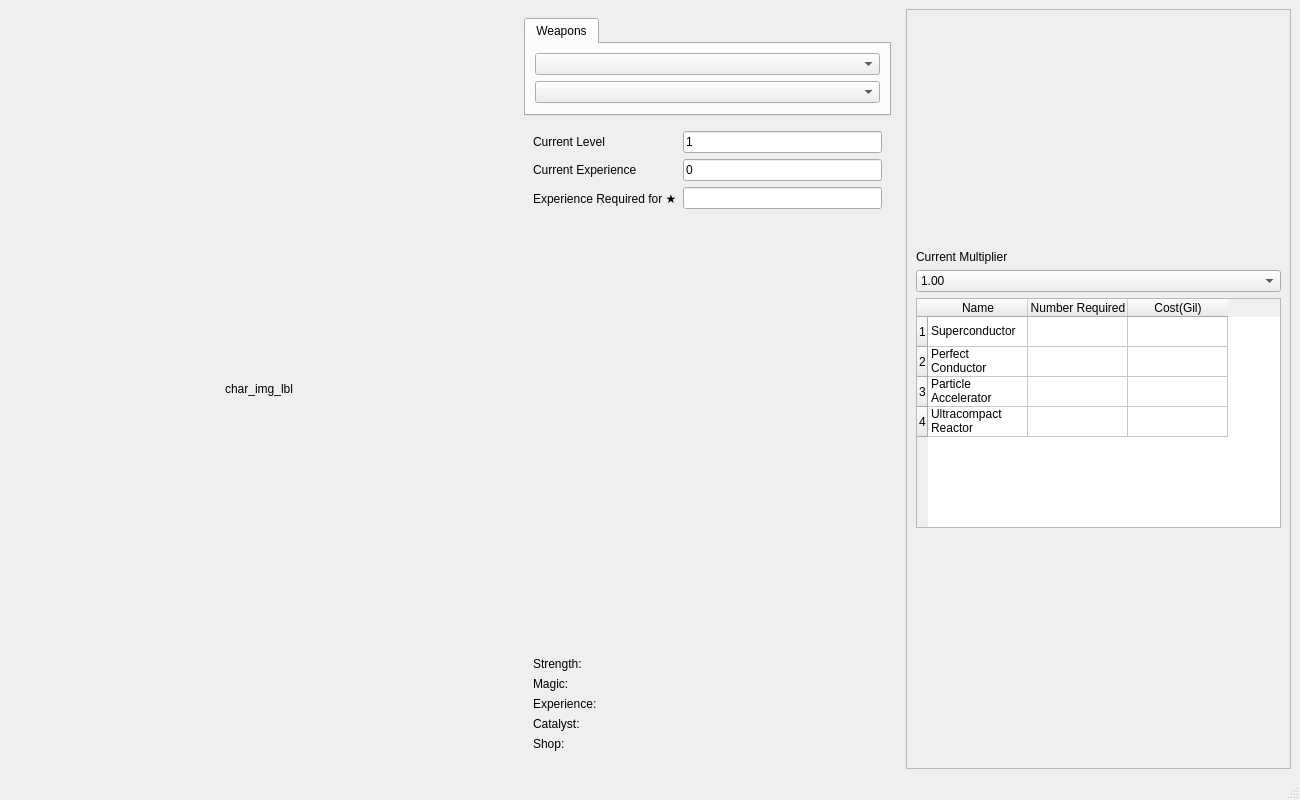
<?xml version="1.0" encoding="UTF-8"?>
<ui version="4.0">
 <class>MainWindow</class>
 <widget class="QMainWindow" name="MainWindow">
  <property name="geometry">
   <rect>
    <x>0</x>
    <y>0</y>
    <width>1300</width>
    <height>800</height>
   </rect>
  </property>
  <property name="windowTitle">
   <string>FF13 Weapon Calculator</string>
  </property>
  <widget class="QWidget" name="centralwidget">
   <layout class="QHBoxLayout" name="horizontalLayout">
    <item>
     <widget class="QLabel" name="character_image_label">
      <property name="sizePolicy">
       <sizepolicy hsizetype="Minimum" vsizetype="Preferred">
        <horstretch>0</horstretch>
        <verstretch>0</verstretch>
       </sizepolicy>
      </property>
      <property name="minimumSize">
       <size>
        <width>500</width>
        <height>600</height>
       </size>
      </property>
      <property name="text">
       <string>char_img_lbl</string>
      </property>
      <property name="alignment">
       <set>Qt::AlignCenter</set>
      </property>
     </widget>
    </item>
    <item>
     <widget class="QWidget" name="widget" native="true">
      <layout class="QVBoxLayout" name="verticalLayout">
       <item>
        <widget class="QTabWidget" name="tabWidget">
         <property name="sizePolicy">
          <sizepolicy hsizetype="Expanding" vsizetype="Fixed">
           <horstretch>0</horstretch>
           <verstretch>150</verstretch>
          </sizepolicy>
         </property>
         <property name="currentIndex">
          <number>0</number>
         </property>
         <widget class="QWidget" name="tab_weapons">
          <attribute name="title">
           <string>Weapons</string>
          </attribute>
          <layout class="QVBoxLayout" name="verticalLayout_2">
           <item>
            <widget class="QComboBox" name="character_combo_box"/>
           </item>
           <item>
            <widget class="QComboBox" name="weapon_combo_box"/>
           </item>
          </layout>
         </widget>
        </widget>
       </item>
       <item>
        <widget class="QWidget" name="widget_2" native="true">
         <layout class="QFormLayout" name="formLayout">
          <item row="0" column="0">
           <widget class="QLabel" name="label_2">
            <property name="text">
             <string>Current Level</string>
            </property>
           </widget>
          </item>
          <item row="0" column="1">
           <widget class="QLineEdit" name="level_line_edit">
            <property name="text">
             <string>1</string>
            </property>
           </widget>
          </item>
          <item row="1" column="0">
           <widget class="QLabel" name="label_3">
            <property name="text">
             <string>Current Experience</string>
            </property>
           </widget>
          </item>
          <item row="2" column="0">
           <widget class="QLabel" name="label_4">
            <property name="text">
             <string>Experience Required for ★</string>
            </property>
           </widget>
          </item>
          <item row="1" column="1">
           <widget class="QLineEdit" name="exp_line_edit">
            <property name="text">
             <string>0</string>
            </property>
           </widget>
          </item>
          <item row="2" column="1">
           <widget class="QLineEdit" name="remaining_exp_label"/>
          </item>
          <item row="3" column="1">
           <spacer name="verticalSpacer">
            <property name="orientation">
             <enum>Qt::Vertical</enum>
            </property>
            <property name="sizeHint" stdset="0">
             <size>
              <width>20</width>
              <height>40</height>
             </size>
            </property>
           </spacer>
          </item>
         </layout>
        </widget>
       </item>
       <item>
        <widget class="QWidget" name="widget_3" native="true">
         <layout class="QFormLayout" name="formLayout_2">
          <item row="0" column="0">
           <widget class="QLabel" name="label_5">
            <property name="text">
             <string>Strength: </string>
            </property>
           </widget>
          </item>
          <item row="1" column="0">
           <widget class="QLabel" name="label_6">
            <property name="text">
             <string>Magic: </string>
            </property>
           </widget>
          </item>
          <item row="2" column="0">
           <widget class="QLabel" name="label_7">
            <property name="text">
             <string>Experience: </string>
            </property>
           </widget>
          </item>
          <item row="3" column="0">
           <widget class="QLabel" name="label_8">
            <property name="text">
             <string>Catalyst: </string>
            </property>
           </widget>
          </item>
          <item row="4" column="0">
           <widget class="QLabel" name="label_9">
            <property name="text">
             <string>Shop: </string>
            </property>
           </widget>
          </item>
          <item row="0" column="1">
           <widget class="QLabel" name="txt_info_strength">
            <property name="text">
             <string/>
            </property>
           </widget>
          </item>
          <item row="1" column="1">
           <widget class="QLabel" name="txt_info_magic">
            <property name="text">
             <string/>
            </property>
           </widget>
          </item>
          <item row="2" column="1">
           <widget class="QLabel" name="txt_info_experience">
            <property name="text">
             <string/>
            </property>
           </widget>
          </item>
          <item row="3" column="1">
           <widget class="QLabel" name="txt_info_catalyst">
            <property name="text">
             <string/>
            </property>
           </widget>
          </item>
          <item row="4" column="1">
           <widget class="QLabel" name="txt_info_shop">
            <property name="text">
             <string/>
            </property>
           </widget>
          </item>
         </layout>
        </widget>
       </item>
      </layout>
     </widget>
    </item>
    <item>
     <widget class="QFrame" name="frame">
      <property name="frameShape">
       <enum>QFrame::StyledPanel</enum>
      </property>
      <property name="frameShadow">
       <enum>QFrame::Raised</enum>
      </property>
      <layout class="QVBoxLayout" name="verticalLayout_3">
       <item>
        <spacer name="verticalSpacer_2">
         <property name="orientation">
          <enum>Qt::Vertical</enum>
         </property>
         <property name="sizeHint" stdset="0">
          <size>
           <width>20</width>
           <height>40</height>
          </size>
         </property>
        </spacer>
       </item>
       <item>
        <widget class="QLabel" name="label">
         <property name="text">
          <string>Current Multiplier</string>
         </property>
        </widget>
       </item>
       <item>
        <widget class="QComboBox" name="multiplier_combo_box">
         <property name="currentText">
          <string>1.00</string>
         </property>
         <item>
          <property name="text">
           <string>1.00</string>
          </property>
         </item>
         <item>
          <property name="text">
           <string>1.25</string>
          </property>
         </item>
         <item>
          <property name="text">
           <string>1.50</string>
          </property>
         </item>
         <item>
          <property name="text">
           <string>1.75</string>
          </property>
         </item>
         <item>
          <property name="text">
           <string>2.00</string>
          </property>
         </item>
         <item>
          <property name="text">
           <string>2.25</string>
          </property>
         </item>
         <item>
          <property name="text">
           <string>2.50</string>
          </property>
         </item>
         <item>
          <property name="text">
           <string>2.75</string>
          </property>
         </item>
         <item>
          <property name="text">
           <string>3.00</string>
          </property>
         </item>
        </widget>
       </item>
       <item>
        <widget class="QTableWidget" name="component_table">
         <property name="sizeAdjustPolicy">
          <enum>QAbstractScrollArea::AdjustToContentsOnFirstShow</enum>
         </property>
         <property name="rowCount">
          <number>4</number>
         </property>
         <property name="columnCount">
          <number>3</number>
         </property>
         <row/>
         <row/>
         <row/>
         <row/>
         <column>
          <property name="text">
           <string>Name</string>
          </property>
         </column>
         <column>
          <property name="text">
           <string>Number Required</string>
          </property>
         </column>
         <column>
          <property name="text">
           <string>Cost(Gil)</string>
          </property>
         </column>
         <item row="0" column="0">
          <property name="text">
           <string>Superconductor</string>
          </property>
         </item>
         <item row="1" column="0">
          <property name="text">
           <string>Perfect Conductor</string>
          </property>
         </item>
         <item row="2" column="0">
          <property name="text">
           <string>Particle Accelerator</string>
          </property>
         </item>
         <item row="3" column="0">
          <property name="text">
           <string>Ultracompact Reactor</string>
          </property>
         </item>
        </widget>
       </item>
       <item>
        <spacer name="verticalSpacer_3">
         <property name="orientation">
          <enum>Qt::Vertical</enum>
         </property>
         <property name="sizeHint" stdset="0">
          <size>
           <width>20</width>
           <height>40</height>
          </size>
         </property>
        </spacer>
       </item>
      </layout>
     </widget>
    </item>
   </layout>
  </widget>
  <widget class="QMenuBar" name="menubar">
   <property name="geometry">
    <rect>
     <x>0</x>
     <y>0</y>
     <width>1300</width>
     <height>22</height>
    </rect>
   </property>
  </widget>
  <widget class="QStatusBar" name="statusbar"/>
 </widget>
 <resources/>
 <connections/>
</ui>
